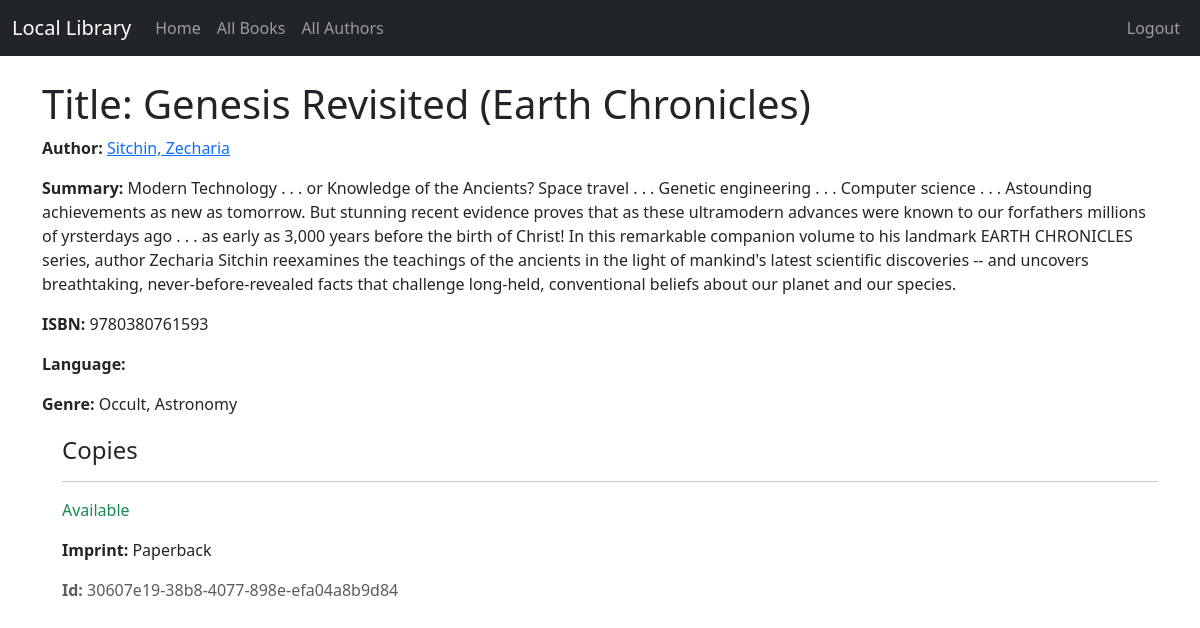
Page /book_detail/2 (signed in) on the committed database.
### catalog/models.py (models this page shows, shortened)
class Book(models.Model):
    title = models.CharField(max_length=200)
    author = models.ForeignKey('Author', on_delete=models.RESTRICT, null=True)
    summary = models.TextField(max_length=1000, help_text='Enter a brief description of the book')
    isbn = models.CharField('ISBN', max_length=13, unique=True,
                            help_text='13 Character <a href="https://www.isbn-international.org/content/what-isbn">ISBN number</a>')
    genre = models.ManyToManyField(Genre, help_text='Select a genre for this book')

class Author(models.Model):
    first_name = models.CharField(max_length=100)
    last_name = models.CharField(max_length=100)
    date_of_birth = models.DateField(null=True, blank=True)
    date_of_death = models.DateField('Died', null=True, blank=True)
    class Meta:
        ordering = ['last_name', 'first_name']
    def get_absolute_url(self):
        return reverse('author_detail', args=[str(self.id)])
    def __str__(self):
        return f'{self.last_name}, {self.first_name}'

class Genre(models.Model):
    name = models.CharField(max_length=200, help_text='Enter a book genre (e.g. Science Fiction)')
    def __str__(self):
        return self.name

class BookInstance(models.Model):
    id = models.UUIDField(primary_key=True, default=uuid.uuid4,
                          help_text='Unique ID for this particular book across whole library')
    book = models.ForeignKey('Book', on_delete=models.RESTRICT, null=True)
    imprint = models.CharField(max_length=200)
    due_back = models.DateField(null=True, blank=True)
    LOAN_STATUS = (
        ('m', 'Maintenance'), ('o', 'On loan'), ('a', 'Available'), ('r', 'Reserved'),
    )
    status = models.CharField(
        max_length=1,
        choices=LOAN_STATUS,
        blank=True,
        default='m',
        help_text='Book availability',
    )
    class Meta:
        ordering = ['due_back']

### catalog/views.py (the view)
# urls.py: path('book_detail/<int:pk>', views.BookDetailView.as_view(), name='book_detail'),
class BookDetailView(LoginRequiredMixin, generic.DetailView):
    model = Book

### catalog/templates/catalog/book_detail.html (shortened to what this page needs)
{% extends "base.html" %}
{% block content %}
  <h1>Title: {{ book.title }}</h1>
  <p><strong>Author:</strong> <a href="{{ book.author.get_absolute_url }}">{{ book.author }}</a></p>
  <p><strong>Summary:</strong> {{ book.summary }}</p>
  <p><strong>ISBN:</strong> {{ book.isbn }}</p>
  <p><strong>Language:</strong> {{ book.language }}</p>
  <p><strong>Genre:</strong> {{ book.genre.all|join:", " }}</p>
  <div style="margin-left:20px;margin-top:20px">
    <h4>Copies</h4>
    {% for copy in book.bookinstance_set.all %}
      <hr>
      <p class="{% if copy.status == 'a' %}text-success{% elif copy.status == 'm' %}text-danger{% else %}text-warning{% endif %}">
        {{ copy.get_status_display }}
      </p>
      <p><strong>Imprint:</strong> {{ copy.imprint }}</p>
      <p class="text-muted"><strong>Id:</strong> {{ copy.id }}</p>
    {% endfor %}
  </div>
{% endblock %}

### catalog/templates/base.html (shortened to what this page needs)
{% load static %}
<!doctype html>
<html lang="en">
<head>
    <link href="https://cdn.jsdelivr.net/npm/bootstrap@5.3.0-alpha1/dist/css/bootstrap.min.css" rel="stylesheet"
>
</head>
<body>
<nav class="navbar navbar-expand-lg navbar-dark bg-dark">
    <div class="container-fluid">
        <a class="navbar-brand" href="{% url 'index' %}">Local Library</a>
        <div class="collapse navbar-collapse" id="navbarSupportedContent">
            <ul class="navbar-nav me-auto mb-2 mb-lg-0">
                <li class="nav-item">
                    <a class="nav-link" href="{% url 'index' %}">Home</a>
                </li>
                <li class="nav-item">
                    <a class="nav-link" href="{% url 'book_list' %}">All Books</a>
                </li>
                <li class="nav-item">
                    <a class="nav-link" href="{% url 'author_list' %}">All Authors</a>
                </li>
            </ul>
        </div>
        <ul class="nav navbar-nav ml-auto">
        {% if user.is_authenticated %}
            <li><a class="nav-link" href="{% url 'logout' %}">Logout</a>
            </li>
        {% else %}
            <li><a class="nav-link" href="{% url 'login' %}"><span class="glyphicon glyphicon-log-in"></span>Login</a>
            </li>
        {% endif %}
        </ul>
    </div>
</nav>
<div class="container">
    <br/>
    {% block content %}
    {% endblock %}
</div>
</body>
</html>

### rows in the picture
Book: title "Genesis Revisited (Earth Chronicles)", author "Sitchin, Zecharia", summary "Modern Technology . . . or Knowledge of the Ancients? Space travel . . . Genetic engineering . . . Computer science . . . Astounding achievements as new as tomorrow. But stunning recent evidence proves that as these ultramodern advances were known to our forfathers millions of yrsterdays ago . . . as early as 3,000 years before the birth of Christ! In this remarkable companion volume to his landmark EARTH CHRONICLES series, author Zecharia Sitchin reexamines the teachings of the ancients in the light of mankind's latest scientific discoveries -- and uncovers breathtaking, never-before-revealed facts that challenge long-held, conventional beliefs about our planet and our species.", isbn "9780380761593", genre.all "Occult, Astronomy"
BookInstance: status "Available", imprint "Paperback", id "30607e19-38b8-4077-898e-efa04a8b9d84"
